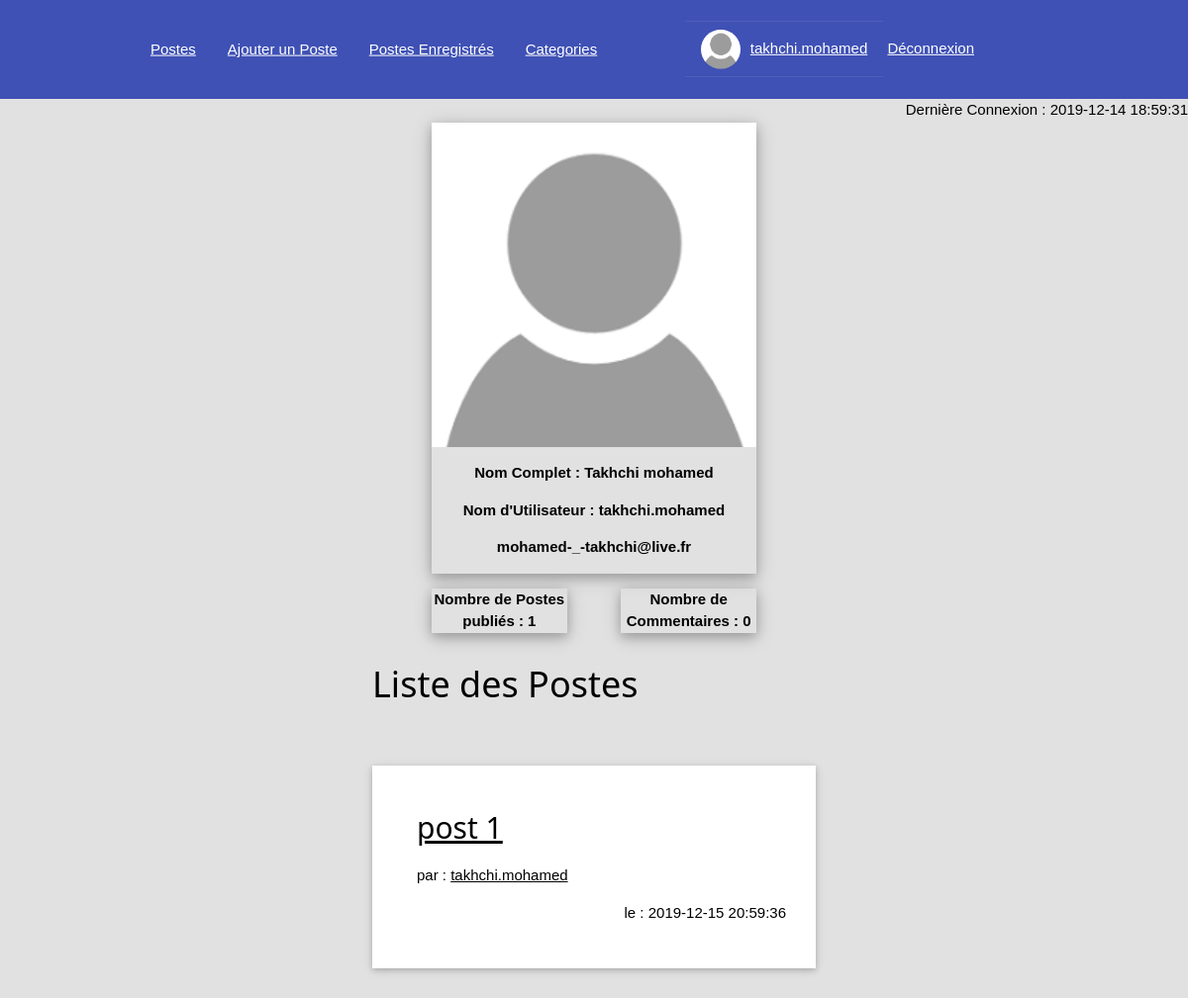
Page /Views/user.php?idUser=1 (signed in) on the committed database.
### tables this page shows
CREATE TABLE IF NOT EXISTS `user` (
  `id_user` int(11) NOT NULL AUTO_INCREMENT,
  `full_name` varchar(50) NOT NULL,
  `email` varchar(80) NOT NULL,
  `avatar` varchar(200) NOT NULL,
  `username` varchar(50) NOT NULL,
  `password` varchar(300) NOT NULL,
  `lastconnection` timestamp NOT NULL DEFAULT CURRENT_TIMESTAMP,
  PRIMARY KEY (`id_user`)
);

CREATE TABLE IF NOT EXISTS `topic` (
  `id_topic` int(11) NOT NULL AUTO_INCREMENT,
  `title` varchar(200) NOT NULL,
  `body` text NOT NULL,
  `image` varchar(255) DEFAULT NULL,
  `created_at` timestamp NOT NULL DEFAULT CURRENT_TIMESTAMP,
  `id_user` int(11) NOT NULL,
  `id_category` int(11) NOT NULL,
  PRIMARY KEY (`id_topic`),
  KEY `fk_topic_user` (`id_user`),
  KEY `fk_topic_category` (`id_category`)
);

### Class/User.class.php (called while the page is built, shortened)
<?php
	require_once('DataBase.class.php');
class User
{
	public function Find($id)
	{
		$DB = new DataBase();
		$request = "SELECT `id_user`, `full_name`, `email`, `avatar`, `username`, `lastconnection` FROM `user` WHERE `id_user`=? ";
		$param = array($id);
		return $DB->LoadData($request,$param);
	}
}
?>

### Class/DataBase.class.php (called while the page is built, shortened)
<?php
class DataBase
{
    private $Connection;
    private $DB_host = "localhost";
    private $DB_user_name = "root";
    private $DB_user_password = "";
    private $DB_driver = "mysql";
    private $DB_database = "forumdb";
    function __construct()
    {
        try {
            if (is_null($this->Connection) || empty($this->Connection)) {
                $this->Connection = new PDO($this->DB_driver.':host='.$this->DB_host.';dbname='.$this->DB_database, $this->DB_user_name, $this->DB_user_password, array(PDO::MYSQL_ATTR_INIT_COMMAND => 'SET NAMES UTF8'));
            }
        } catch (Exception $e) {
            $this->Error = 'ERREUR lors l\'ouverture du connexion => ' . $e->getFile() . ' L.' . $e->getLine() . ' : ' . $e->getMessage();
            die($this->Error);
        }
    }
    public function LoadData($request,$param=null)
    {
        $this->PreparedStatement=$this->Connection->prepare($request);
        $this->ResultSet=$this->PreparedStatement->execute($param);
        if ($this->PreparedStatement->rowCount()==0) {
            return null;
        }
        else {
            return $this->PreparedStatement->fetchAll();
        }
    }
}
?>

### Class/Post.class.php (called while the page is built, shortened)
<?php
	require_once('DataBase.class.php');
class Post
{
	public function getAllByUser($id)
	{
		$DB = new DataBase();
		$request = "SELECT id_topic,title,created_at,username,topic.id_user FROM `topic`,`user` where topic.id_user=user.id_user and topic.id_user=? ORDER BY created_at DESC";
		$param = array($id);
		return $DB->LoadData($request,$param);
	}
	public function getNumberPosts($id)
	{
		$DB = new DataBase();
		$request = "SELECT count(*) as numbre from topic WHERE id_user=?";
		$param = array($id);
		return $DB->LoadData($request,$param);
	}
}
?>

### Class/Comment.class.php (called while the page is built, shortened)
<?php
	require_once('DataBase.class.php');
class Comment
{
	public function getNumberComments($id)
	{
		$DB = new DataBase();
		$request = "SELECT count(*) as numbre from comment WHERE id_user=?";
		$param = array($id);
		return $DB->LoadData($request,$param);
	}
}
?>

### Views/user.php (the view, shortened to what this page needs)
<?php
	require_once('menu.php');
	require_once('../Class/Post.class.php');
  require_once('../Class/User.class.php');
  require_once('../Class/Comment.class.php');
  $postList = new Post();
  $postList = $postList->getAllByUser($_GET['idUser']);
  $user = new User();
  $user = $user->Find($_GET['idUser']);
  $post = new Post();
  $post = $post->getNumberPosts($_GET['idUser']);
  $comment = new Comment();
  $comment = $comment->getNumberComments($_GET['idUser']);
?>
<!DOCTYPE html>
<html>
	<head>
  		<link rel="stylesheet" href="../Css/W3style.css">
	</head>
	<body>
		<div class="w3-display-topright" style="margin-top: 100px;">
			<?php echo "Dernière Connexion : ".$_SESSION['user'][0]['lastconnection']; ?>
		</div>
		<div class="w3-container" style="width: 30%;max-width: 30%;margin-right: auto;margin-left: auto;margin-top: 2%;">
			<div class="w3-card-4">
             <img src="../Avatars/<?php echo $user[0]['avatar']; ?>" style="width: 100%;" >
            <div class="w3-container w3-center">
              <p><b>Nom Complet : <?php echo $user[0]['full_name']; ?></b></p>
              <p><b>Nom d'Utilisateur : <?php echo $user[0]['username']; ?></b></p>
              <p><b><?php echo $user[0]['email']; ?></b></p>
            </div>
      </div>
      <div class="w3-row">
        <div class="w3-col m5">
          <div class="w3-card-4">
            <p style="text-align: center;"><b>Nombre de Postes publiés : <?php echo $post[0]['numbre']; ?></b></p>
          </div>
        </div>
        <div class="w3-col m2">
        </div>
        <div class="w3-col m5">
          <div class="w3-card-4">
            <p style="text-align: center;"><b>Nombre de Commentaires : <?php echo $comment[0]['numbre']; ?></b></p>
          </div>
        </div>
      </div>
		</div>
    <div class="w3-container" style="width: 40%;max-width: 40%;margin-right: auto;margin-left: auto;">
    <h1>Liste des Postes </h1>
      <br>
      <br>
        <?php
          if($postList != null)
              for ($i = 0; $i < count($postList); ++$i) {
                  ?>
                  <div class="w3-card  w3-white" style="padding: 2rem;margin-bottom: 2rem;padding-left: 3rem; ">
                    <h2><a href="post.php?idPost=<?php echo $postList[$i]['id_topic'] ?>"><?php echo $postList[$i]['title'] ?></a></h2>
                    <p>par : <a href="user.php?idUser=<?php echo $postList[$i]['id_user'] ?>"><?php echo $postList[$i]['username'] ?></a></p>
                    <p style="text-align: right;">le : <?php echo $postList[$i]['created_at'] ?></p>
                  </div>
                  <?php
              }
        ?>
 		</div>
	</body>
</html>

### Css/W3style.css (style rules this page uses)
html { box-sizing:border-box }
*,*:before,*:after { box-sizing:inherit }
html { -ms-text-size-adjust:100%;-webkit-text-size-adjust:100% }
body { margin:0 }
a { background-color:transparent }
b,strong { font-weight:bolder }
img { border-style:none }
html,body { font-family:Verdana,sans-serif;font-size:15px;line-height:1.5 }
html { overflow-x:hidden }
h1 { font-size:36px }
h2 { font-size:30px }
h1,h2,h3,h4,h5,h6 { font-family:"Segoe UI",Arial,sans-serif;font-weight:400;margin:10px 0 }
img { vertical-align:middle }
a { color:inherit }
.w3-container:after,.w3-container:before,.w3-panel:after,.w3-panel:before,.w3-row:after,.w3-row:before,.w3-row-padding:after,.w3-row-padding:before, .w3-cell-row:before,.w3-cell-row:after,.w3-clear:after,.w3-clear:before,.w3-bar:before,.w3-bar:after { content:"";display:table;clear:both }
.w3-col,.w3-half,.w3-third,.w3-twothird,.w3-threequarter,.w3-quarter { float:left;width:100% }
@media (min-width:601px) { .w3-col.m2 { width:16.66666% } }
@media (min-width:601px) { .w3-col.m5 { width:41.66666% } }
.w3-display-topright { position:absolute;right:0;top:0 }
.w3-container,.w3-panel { padding:0.01em 16px }
.w3-card,.w3-card-2 { box-shadow:0 2px 5px 0 rgba(0,0,0,0.16),0 2px 10px 0 rgba(0,0,0,0.12) }
.w3-card-4,.w3-hover-shadow:hover { box-shadow:0 4px 10px 0 rgba(0,0,0,0.2),0 4px 20px 0 rgba(0,0,0,0.19) }
.w3-center { text-align:center!important }
.w3-white,.w3-hover-white:hover { color:#000!important;background-color:#fff!important }

### rows in the picture
user: avatar (placeholder picture), full_name "Takhchi mohamed", username "takhchi.mohamed", email "mohamed-_-takhchi@live.fr"
topic: title "post 1", id_user.username "takhchi.mohamed", created_at "2019-12-15 20:59:36"

### other values in the picture
$_SESSION['user'][0]['username'] "takhchi.mohamed"
$_SESSION['user'][0]['lastconnection'] "2019-12-14 18:59:31"
$post[0]['numbre'] "1"
$comment[0]['numbre'] "0"
